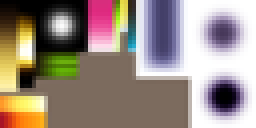
#> input picture games/subway-surfers-new-york/assets/game/effects_tex_mip.png, 64 x 32 px (shown 4 times larger)
$ python -i import-candidates.py   (imports and definitions only)
#> lines starting #> are read from the running program, lines starting #| are printed output that depends on the picture
#!/usr/bin/env python3
"""Add tested games to UBG45.

  python3 tools/import-candidates.py PLAN.json [--dry-run]

PLAN.json is a list of games, each one of three kinds:
  {"kind": "url",   "title": "Slope 2",  "slug": "slope-2",  "url": "https://other-site/slope-2/", "thumb": "/path/picture.jpg"}
      a game that lives on another website: only the card is added (picture is saved as img/pfg/<slug>.jpg)
  {"kind": "dir",   "title": "Vex 3",    "slug": "vex-3",    "src": "/path/to/folder", "thumb": "/path/picture.jpg", "pics": "mgg2"}
      a game folder that is copied into games/<slug>/ (served from our own site)
  {"kind": "flash", "title": "Sugar, Sugar", "slug": "sugar-sugar", "swf": "/path/sugar-sugar.swf", "player": "/path/to/flash-player-folder", "thumb": "..."}
      a Flash game: the Ruffle player is installed once in games/flash/ and the .swf is copied to games/flash/files/<slug>.swf
For every game this adds a card at the end of the game grid in index.html and the game's address to the random-game list.
A game whose title is already on the site, or whose folder already exists, is skipped, so running it twice is safe.
"""
import argparse, html, json, os, re, shutil, sys
from PIL import Image

ROOT = os.path.dirname(os.path.dirname(os.path.abspath(__file__)))
INDEX = os.path.join(ROOT, 'index.html')
SITE = 'https://ubg45.github.io'
GRID_END = '\n\t\t\t\n\t</div>\n        <div class="empty" id="searchEmpty"'
PLAYER_FILES = re.compile(r'^(index\.html|ruffle\.js|core\.ruffle\..*\.js|.*\.wasm)$')


def slugify(t):
    s = re.sub(r'[^a-z0-9]+', '-', t.lower().replace("'", '').replace('&', 'and')).strip('-')
    return s or 'game'


# [4 lines left out: function norm, not called in this run]


def square_thumb(src, dst, size=300):
#> called with dst = 'out.png', size = 300
    im = Image.open(src).convert('RGBA')
    bg = Image.new('RGBA', im.size, (255, 255, 255, 255)); bg.alpha_composite(im); im = bg.convert('RGB')
#> after `bg = Image.new('RGBA', im.size, (255, 255, 255, 255))`: bg: PIL image 64x32 RGBA; every value is 255
#> in square_thumb, im is the input picture: PIL image 64x32 RGB; mean R, G, B 153.9, 139.7, 129.9
    w, h = im.size
#> w = 64; h = 32
    if w == h == size and src.lower().endswith('.jpg'):
        os.makedirs(os.path.dirname(dst), exist_ok=True); shutil.copyfile(src, dst); return
    m = min(w, h)
#> m = 32
    im = im.crop(((w - m) // 2, (h - m) // 2, (w - m) // 2 + m, (h - m) // 2 + m)).resize((size, size), Image.LANCZOS)
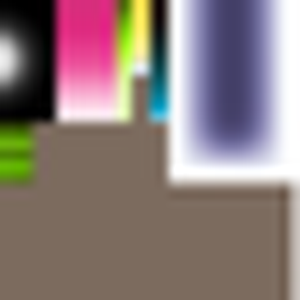
#> im: PIL image 300x300 RGB; mean R, G, B 139.4, 123.6, 122.4
    os.makedirs(os.path.dirname(dst), exist_ok=True)
    im.save(dst, 'JPEG', quality=84, optimize=True, progressive=True)


# [59 lines left out: functions install_player, main, not called in this run]


# [2 lines not run here, left out]

>>> result = square_thumb('../games/subway-surfers-new-york/assets/game/effects_tex_mip.png', 'out.png')
